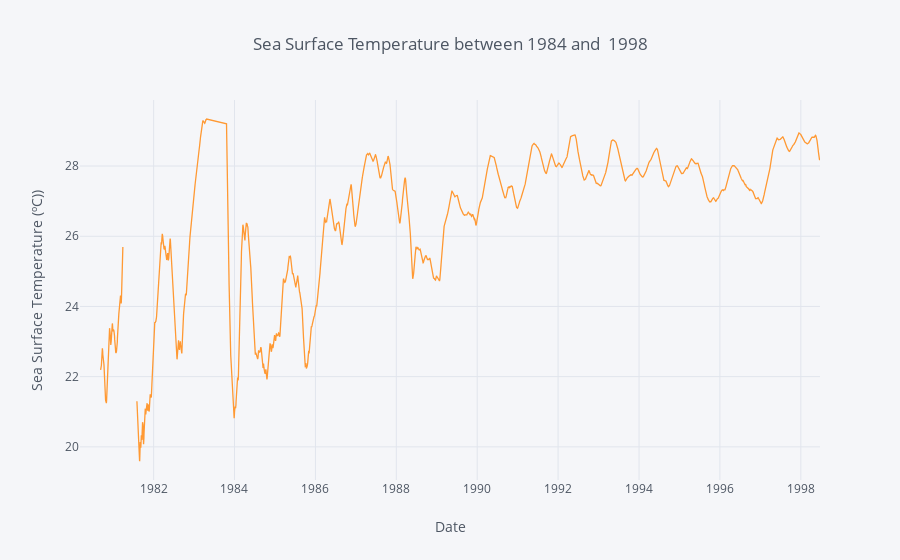

This figure's notebook cell:
### Code cell
g['s.s.temp.'].rolling(window= 30).mean().iplot(kind='line', xTitle='Date',
           yTitle='Sea Surface Temperature (ºC))', title='Sea Surface Temperature between 1984 and  1998')

### Figure 1 — Plotly figure (JSON) as saved in the notebook; plotly's stock layout.template omitted (floating-point values rounded to 4 significant figures; data arrays with more than 128 entries replaced by an {"elided": "..."} marker saying what was removed)
{"data": [{"line": {"color": "rgba(255, 153, 51, 1.0)", "dash": "solid", "shape": "linear", "width": 1.3}, "mode": "lines", "name": "s.s.temp.", "text": "", "type": "scatter", "uid": "d7c3f425-0c90-49a4-8ab9-658fa24bf168", "x": {"elided": "6371 str values"}, "y": {"elided": "6371 mixed values"}}], "layout": {"legend": {"bgcolor": "#F5F6F9", "font": {"color": "#4D5663"}}, "paper_bgcolor": "#F5F6F9", "plot_bgcolor": "#F5F6F9", "title": {"font": {"color": "#4D5663"}, "text": "Sea Surface Temperature between 1984 and  1998"}, "xaxis": {"gridcolor": "#E1E5ED", "showgrid": true, "tickfont": {"color": "#4D5663"}, "title": {"font": {"color": "#4D5663"}, "text": "Date"}, "zerolinecolor": "#E1E5ED"}, "yaxis": {"gridcolor": "#E1E5ED", "showgrid": true, "tickfont": {"color": "#4D5663"}, "title": {"font": {"color": "#4D5663"}, "text": "Sea Surface Temperature (ºC))"}, "zerolinecolor": "#E1E5ED"}}}
